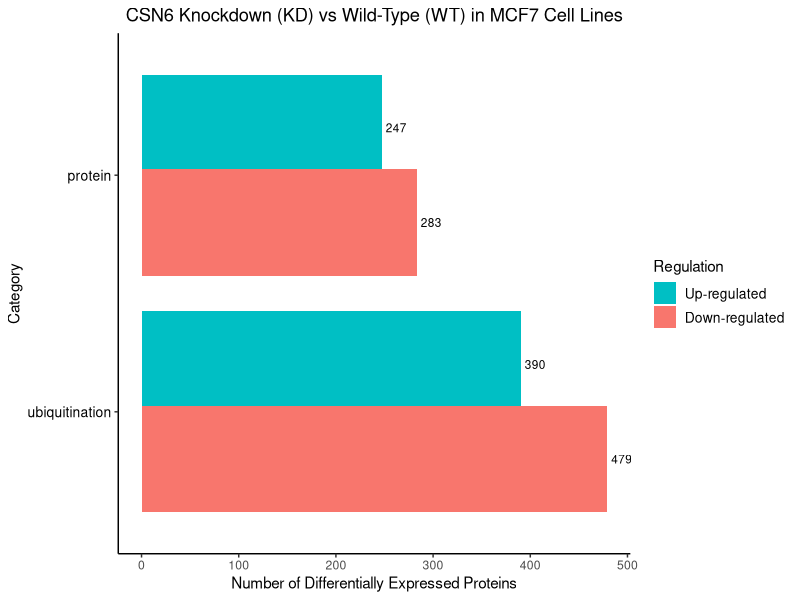
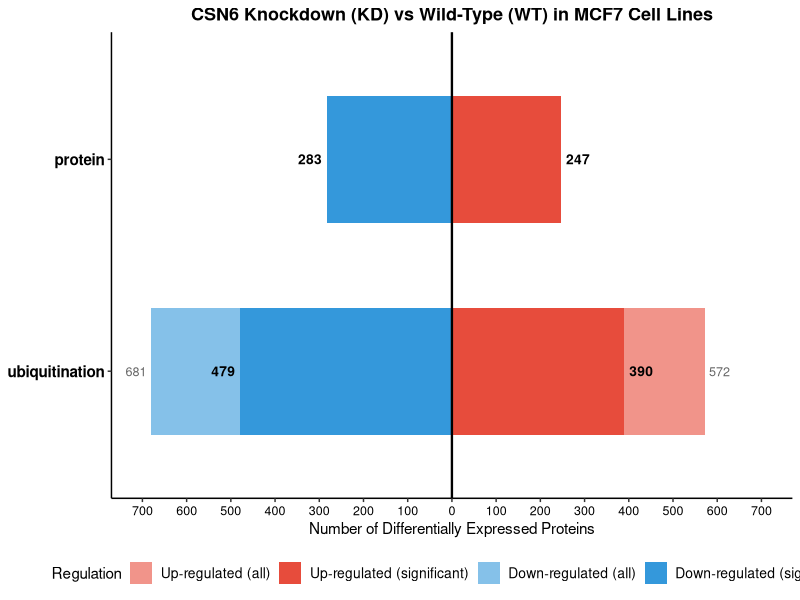
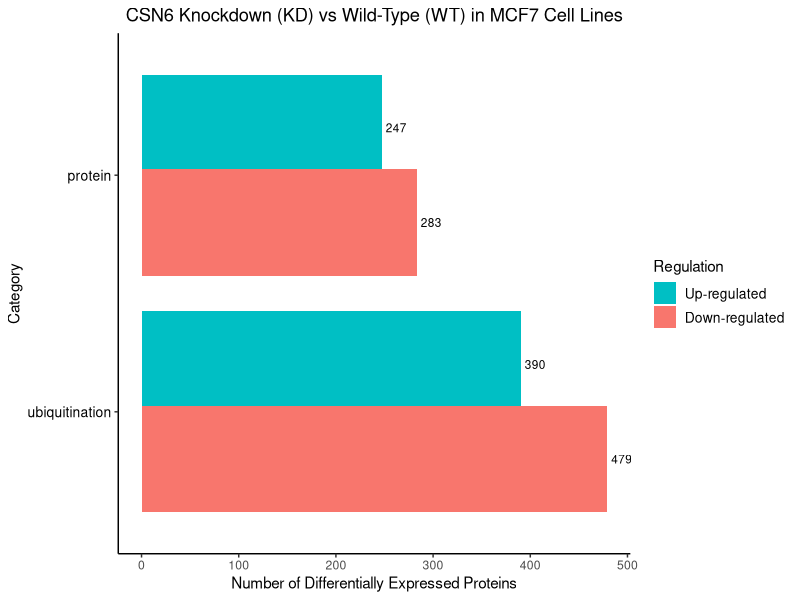
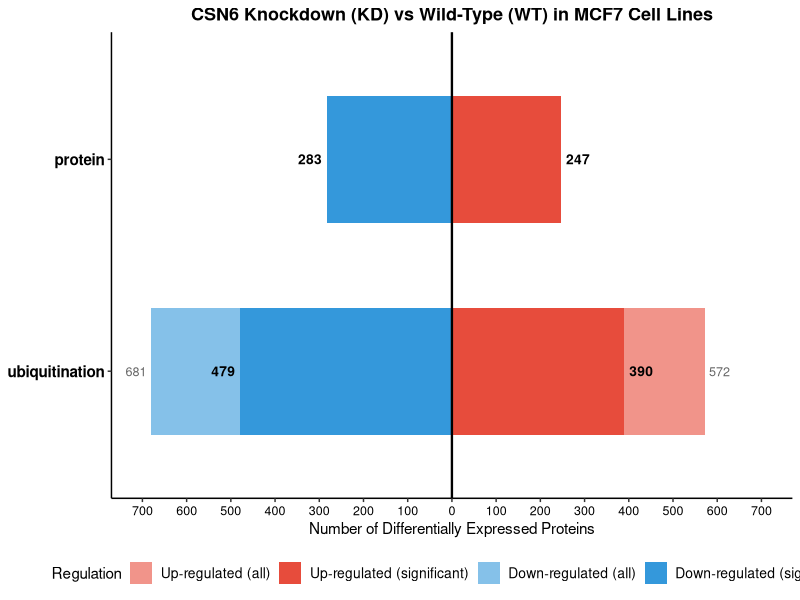
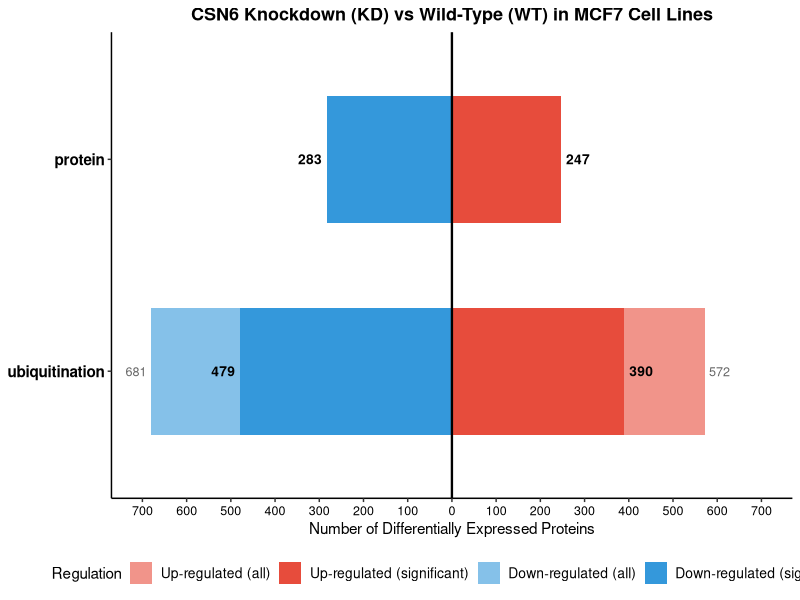
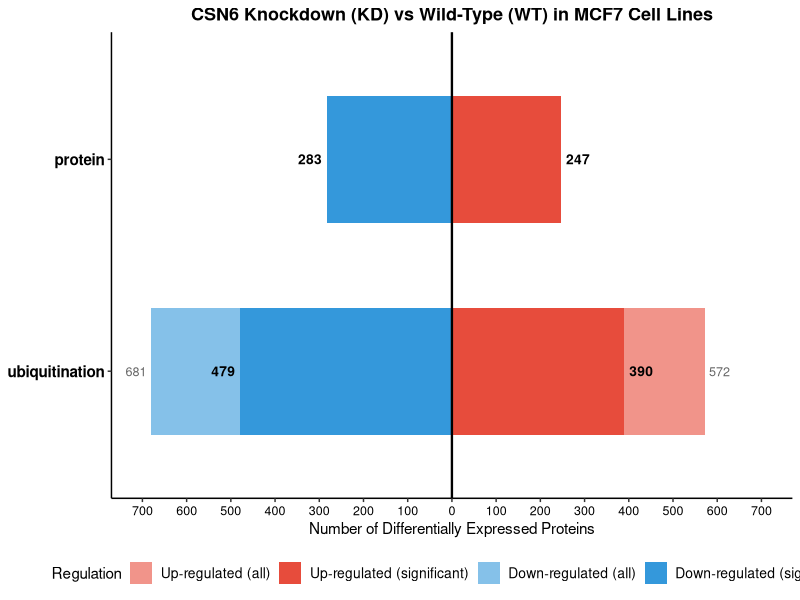

These figures' R source, in order:
setwd("C:/Users/danny/Documents/R_project/CSN6_DFL/butterfly_plot")
getwd()

# Set this variable to TRUE if you want to include phosphorylation data in the plots
show_phosphorylation <- FALSE

# ============================================================
# Basic Bar Plot
# ============================================================

# 1. Create example data
df <- data.frame(
  category = c("protein", "phosphorylation", "ubiquitination"),
  Up_regulated = c(247, 416, 390),
  Down_regulated = c(283, 426, 479)
)

if (!show_phosphorylation) {
  df <- df[df$category != "phosphorylation", ]
}

# 2. Convert to long format
library(tidyr)
df_long <- df %>%
  gather(key = "Regulation", value = "Count", -category)

# 3. Adjust factor levels (to show from top to bottom on y-axis: protein -> phosphorylation -> ubiquitination)
#   Note: When not using coord_flip() and category is on the y-axis,
#   the first level in factors appears at the bottom, and the last at the top.
#   Therefore, put the one you want at the top at the end of the levels vector.
cat_levels_basic <- c("ubiquitination", "phosphorylation", "protein")
if (!show_phosphorylation) {
  cat_levels_basic <- c("ubiquitination", "protein")
}

df_long$category <- factor(
  df_long$category,
  levels = cat_levels_basic
)
# The levels order above will put "protein" at the top and "ubiquitination" at the bottom

# Adjust Regulation order, legend will list Up_regulated first, then Down_regulated
df_long$Regulation <- factor(
  df_long$Regulation,
  levels = c("Down_regulated", "Up_regulated")
)

# 4. Draw Plot (without coord_flip, using x=Count, y=category)
library(ggplot2)

p <- ggplot(df_long, aes(x = Count, y = category, fill = Regulation)) +
  geom_bar(stat = "identity", position = position_dodge(width = 0.8)) +
  scale_fill_discrete(
    breaks = c("Up_regulated", "Down_regulated"), 
    labels = c("Up-regulated", "Down-regulated"))+
  # Show values
  geom_text(
    aes(label = Count),
    position = position_dodge(width = 0.8),
    # For horizontal bars use hjust to adjust text position: hjust < 1 on the right, > 1 on the left
    hjust = -0.2,
    size = 3
  ) +
  labs(
    x = "Number of Differentially Expressed Proteins",
    y = "Category",
    fill = "Regulation",
    title = "CSN6 Knockdown (KD) vs Wild-Type (WT) in MCF7 Cell Lines"
  ) +
  theme_classic() +
  theme(
    plot.title = element_text(hjust = 0.5)
  )

p_custom <- p + theme(
  axis.text.y = element_text(color = "black", size = 10),
  legend.text = element_text(size = 10)
)

# 5. Show final basic plot
print(p_custom)

# 6. Export image using ggsave() if needed
ggsave(
  filename = "example_plot_final.png",
  plot = p_custom,
  width = 8,
  height = 4,
  dpi = 300
)



# ============================================================
# Butterfly Plot (Tornado Plot)
# Up-regulated right, Down-regulated left
# Phosphorylation & ubiquitination have light (all) and dark (significant) layers
# ============================================================

# 1. Create data for light bars (all DEPs): only phosphorylation & ubiquitination
df_all <- data.frame(
  category = c("phosphorylation", "phosphorylation",
               "ubiquitination", "ubiquitination"),
  Regulation = c("Up_regulated", "Down_regulated",
                  "Up_regulated", "Down_regulated"),
  Count = c(590, -580, 572, -681)
)

# 2. Create data for dark bars (significant DEPs): all three categories
df_sig <- data.frame(
  category = c("protein", "protein",
               "phosphorylation", "phosphorylation",
               "ubiquitination", "ubiquitination"),
  Regulation = c("Up_regulated", "Down_regulated",
                  "Up_regulated", "Down_regulated",
                  "Up_regulated", "Down_regulated"),
  Count = c(247, -283, 416, -426, 390, -479)
)

# Filter out phosphorylation if show_phosphorylation is FALSE
if (!show_phosphorylation) {
  df_all <- df_all[df_all$category != "phosphorylation", ]
  df_sig <- df_sig[df_sig$category != "phosphorylation", ]
}

# 3. Set category factor levels (top: protein, bottom: ubiquitination)
cat_levels_butterfly <- c("ubiquitination", "phosphorylation", "protein")
if (!show_phosphorylation) {
  cat_levels_butterfly <- c("ubiquitination", "protein")
}
df_all$category  <- factor(df_all$category,  levels = cat_levels_butterfly)
df_sig$category  <- factor(df_sig$category,  levels = cat_levels_butterfly)

# 4. Create fill_group (combining Regulation and significance)
df_all$fill_group <- paste0(df_all$Regulation, ".all")
df_sig$fill_group <- paste0(df_sig$Regulation, ".sig")

# Set fill_group factor levels (controls legend display order)
fill_levels <- c("Up_regulated.all", "Up_regulated.sig",
                 "Down_regulated.all", "Down_regulated.sig")
df_all$fill_group <- factor(df_all$fill_group, levels = fill_levels)
df_sig$fill_group <- factor(df_sig$fill_group, levels = fill_levels)

# 5. Calculate x-axis range to make it symmetrical
x_max <- max(abs(df_all$Count), abs(df_sig$Count))
x_limit <- ceiling(x_max / 50) * 50

# 6. Draw Butterfly Plot
p_butterfly <- ggplot() +
  # Background layer: light bars (all DEPs)
  geom_bar(data = df_all,
           aes(x = Count, y = category, fill = fill_group),
           stat = "identity", position = "identity", width = 0.6) +
  # Foreground layer: dark bars (significant DEPs)
  geom_bar(data = df_sig,
           aes(x = Count, y = category, fill = fill_group),
           stat = "identity", position = "identity", width = 0.6) +
  # Central vertical line
  geom_vline(xintercept = 0, color = "black", linewidth = 0.8) +
  # Light bars numeric labels
  geom_text(data = df_all,
            aes(x = Count, y = category, label = abs(Count),
                hjust = ifelse(Count >= 0, -0.2, 1.2)),
            size = 3.2, color = "grey40") +
  # Dark bars numeric labels
  geom_text(data = df_sig,
            aes(x = Count, y = category, label = abs(Count),
                hjust = ifelse(Count >= 0, -0.2, 1.2)),
            size = 3.5, fontface = "bold") +
  # Custom colors: light / dark * red (Up) / blue (Down)
  scale_fill_manual(
    values = c(
      "Up_regulated.all"  = "#F1948A",   # Light red
      "Up_regulated.sig"  = "#E74C3C",   # Dark red
      "Down_regulated.all" = "#85C1E9",  # Light blue
      "Down_regulated.sig" = "#3498DB"   # Dark blue
    ),
    breaks = c("Up_regulated.all", "Up_regulated.sig",
               "Down_regulated.all", "Down_regulated.sig"),
    labels = c("Up-regulated (all)", "Up-regulated (significant)",
               "Down-regulated (all)", "Down-regulated (significant)")
  ) +
  # X-axis labels use absolute values, symmetrical
  scale_x_continuous(
    limits = c(-x_limit, x_limit),
    breaks = seq(-x_limit, x_limit, by = 100),
    labels = function(x) abs(x)
  ) +
  labs(
    x = "Number of Differentially Expressed Proteins",
    y = NULL,
    fill = "Regulation",
    title = "CSN6 Knockdown (KD) vs Wild-Type (WT) in MCF7 Cell Lines"
  ) +
  theme_classic() +
  theme(
    plot.title = element_text(hjust = 0.5, face = "bold", size = 13),
    axis.text.y = element_text(color = "black", size = 11, face = "bold"),
    axis.text.x = element_text(color = "black", size = 9),
    legend.text = element_text(size = 10),
    legend.position = "bottom"
  )

# 7. Display plot
print(p_butterfly)

# 8. Export image (PNG)
ggsave(
  filename = "CSN6_MCF7_butterfly_plot.png",
  plot = p_butterfly,
  width = 7,
  height = 4.5,
  dpi = 300
)

# 9. Export publication quality TIFF (300 dpi, LZW compression)
ggsave(
  filename = "CSN6_MCF7_butterfly_plot.tiff",
  plot = p_butterfly,
  width = 7,
  height = 5,
  dpi = 300,
  compression = "lzw"
)

# 10. Export publication quality PDF (Vector image)
ggsave(
  filename = "CSN6_MCF7_butterfly_plot.pdf",
  plot = p_butterfly,
  width = 7,
  height = 5,
  device = cairo_pdf
)
